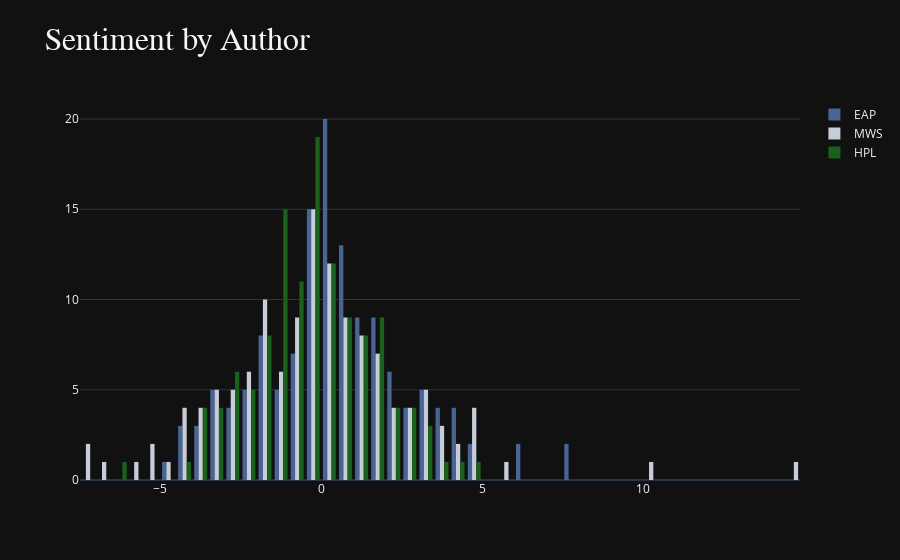

Notebook code for this chart:
### Code cell
eap_df = df[df['author'] == 'EAP']['sentiment'].value_counts().sort_index()
mws_df = df[df['author'] == 'MWS']['sentiment'].value_counts().sort_index()
hpl_df = df[df['author'] == 'HPL']['sentiment'].value_counts().sort_index()

fig = go.Figure()
fig.add_trace(go.Histogram(
    x=eap_df.index,
    y=eap_df.values,
    name='EAP',
    marker_color="#496595",
))

fig.add_trace(go.Histogram(
    x=mws_df.index,
    y=mws_df.values,
    name='MWS',
    marker_color="#c6ccd8",
))

fig.add_trace(go.Histogram(
    x=hpl_df.index,
    y=hpl_df.values,
    name='HPL',
    marker_color="#1a611b",
))

fig.update_layout(
    title='<span style="font-size:32px; font-family:Times New Roman">Sentiment by Author</span>'
)
fig.update_xaxes(range=[df['sentiment'].min(), df['sentiment'].max()])
fig.show()

print(f"EAP Mean Sentiment: {df[df['author'] == 'EAP']['sentiment'].mean()}")
print(f"MWS Mean Sentiment: {df[df['author'] == 'MWS']['sentiment'].mean()}")
print(f"HPL Mean Sentiment: {df[df['author'] == 'HPL']['sentiment'].mean()}")

### Figure 1 — Plotly figure (JSON) as saved in the notebook; plotly's stock layout.template omitted (floating-point values rounded to 4 significant figures; data arrays with more than 128 entries replaced by an {"elided": "..."} marker saying what was removed)
{"data": [{"marker": {"color": "#496595"}, "name": "EAP", "x": {"elided": "136 float values"}, "y": {"elided": "136 int values"}, "type": "histogram"}, {"marker": {"color": "#c6ccd8"}, "name": "MWS", "x": {"elided": "132 float values"}, "y": {"elided": "132 int values"}, "type": "histogram"}, {"marker": {"color": "#1a611b"}, "name": "HPL", "x": [-6.25, -4.375, -4.0, -3.875, -3.75, -3.625, -3.5, -3.375, -3.25, -3.125, -3.0, -2.987, -2.875, -2.75, -2.625, -2.541, -2.5, -2.375, -2.25, -2.237, -2.125, -2.0, -1.875, -1.75, -1.737, -1.681, -1.625, -1.556, -1.541, -1.5, -1.487, -1.459, -1.416, -1.375, -1.362, -1.306, -1.25, -1.237, -1.209, -1.181, -1.125, -1.112, -1.084, -1.056, -1.0, -0.875, -0.862, -0.791, -0.75, -0.737, -0.709, -0.681, -0.625, -0.612, -0.525, -0.5, -0.487, -0.431, -0.416, -0.416, -0.375, -0.362, -0.291, -0.25, -0.237, -0.209, -0.181, -0.166, -0.125, -0.112, -0.084, -0.075, -0.041, -0.041, 0.0, 0.041, 0.125, 0.194, 0.209, 0.25, 0.263, 0.334, 0.375, 0.425, 0.459, 0.459, 0.5, 0.569, 0.625, 0.638, 0.709, 0.75, 0.834, 0.875, 0.959, 1.0, 1.125, 1.138, 1.209, 1.25, 1.334, 1.375, 1.459, 1.5, 1.541, 1.625, 1.709, 1.75, 1.834, 1.862, 1.875, 1.959, 2.0, 2.125, 2.25, 2.375, 2.5, 2.625, 2.75, 2.875, 3.125, 3.209, 3.25, 3.75, 4.125, 4.625], "y": [1, 1, 1, 3, 2, 4, 3, 2, 4, 5, 8, 1, 8, 14, 11, 1, 24, 14, 23, 3, 29, 27, 41, 53, 1, 1, 55, 1, 1, 63, 1, 2, 1, 83, 1, 1, 86, 1, 1, 1, 91, 2, 1, 1, 142, 192, 2, 2, 199, 1, 1, 1, 238, 1, 1, 270, 1, 3, 1, 2, 317, 3, 2, 327, 2, 1, 2, 1, 370, 3, 1, 1, 1, 1, 599, 2, 382, 1, 1, 348, 1, 2, 279, 1, 2, 4, 238, 1, 214, 1, 2, 162, 2, 130, 2, 110, 88, 1, 1, 74, 2, 55, 1, 43, 1, 31, 1, 21, 1, 1, 10, 1, 12, 10, 5, 5, 3, 5, 2, 2, 1, 1, 3, 1, 1, 1], "type": "histogram"}], "layout": {"title": {"text": "<span style=\"font-size:32px; font-family:Times New Roman\">Sentiment by Author</span>"}, "xaxis": {"range": [-7.5, 14.88]}}}
